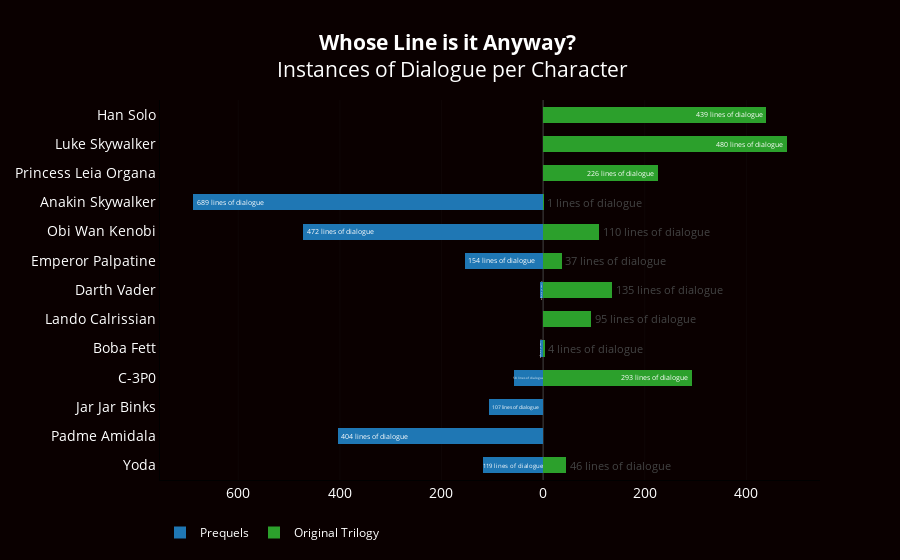

Notebook cell for this chart:
### Markdown cell above
And now again in plotly.

### Code cell
trace5 = go.Bar(
    name = 'Prequels',
    hoverinfo = 'text',
    y = [(x[12:]) for x in labels2],
    x = -1*Prequels_Dialogue_Count,
    orientation = 'h',
    text = [str(x) + ' lines of dialogue' for x in Prequels_Dialogue_Count],
    opacity=1,
    width=.55,
    
)

trace6 = go.Bar(
    name = 'base',
    hoverinfo = 'none',
    y = [(x[12:]) for x in labels2],
    x = Prequels_Dialogue_Count,
    orientation = 'h',
    opacity=0,
    width=.55,
    showlegend=False,
    
)

trace7 = go.Bar(
    name = 'Original Trilogy',
    hoverinfo = 'text',
    y = [(x[12:]) for x in labels2],
    x = OT_Dialogue_Count,
    orientation = 'h',
    text = [str(x) + ' lines of dialogue' for x in OT_Dialogue_Count],
    opacity=1,
    width=.55,
)

data2 = [trace5, trace6, trace7]
layout = go.Layout(
    barmode='stack',
    yaxis=dict(autorange='reversed', tickfont=dict(family='open sans', size=14,color='rgb(255,255,255)'), linecolor ='rgb(0,0,0)', linewidth=0 ), 
    title='<b>Whose Line is it Anyway?</b> <br> Instances of Dialogue per Character',
    titlefont =dict(color='rgb(255,255,255)', 
                   size =21,
                   family = 'open sans'),          
    plot_bgcolor='rgba(10, 0, 0, 1)',
    paper_bgcolor ='rgba(10, 0, 0, 1)',
    margin=dict(l=160), 
    annotations=[ ],
    legend=dict(orientation = 'h', font=dict(color='rgb(255,255,255)'), traceorder = 'normal'),
    xaxis=dict(tickvals = [-600,-400,-200,0,200,400],tickmode="array", ticktext = [600,400,200,0,200,400], tickfont=dict(family='open sans', size=14,color='rgb(255,255,255)'), linecolor ='rgb(0,0,0)', linewidth=0),
)

fig = go.Figure(data=data2, layout=layout)
iplot(fig)

### Figure 1 — Plotly figure (JSON) as saved in the notebook; plotly's stock layout.template omitted (floating-point values rounded to 4 significant figures)
{"data": [{"hoverinfo": "text", "name": "Prequels", "opacity": 1, "orientation": "h", "text": ["0 lines of dialogue", "0 lines of dialogue", "0 lines of dialogue", "689 lines of dialogue", "472 lines of dialogue", "154 lines of dialogue", "6 lines of dialogue", "0 lines of dialogue", "7 lines of dialogue", "58 lines of dialogue", "107 lines of dialogue", "404 lines of dialogue", "119 lines of dialogue"], "type": "bar", "width": 0.55, "x": [0, 0, 0, -689, -472, -154, -6, 0, -7, -58, -107, -404, -119], "y": ["Han Solo", "Luke Skywalker", "Princess Leia Organa", "Anakin Skywalker", "Obi Wan Kenobi", "Emperor Palpatine", "Darth Vader", "Lando Calrissian", "Boba Fett", "C-3P0", "Jar Jar Binks", "Padme Amidala", "Yoda"]}, {"hoverinfo": "none", "name": "base", "opacity": 0, "orientation": "h", "showlegend": false, "type": "bar", "width": 0.55, "x": [0, 0, 0, 689, 472, 154, 6, 0, 7, 58, 107, 404, 119], "y": ["Han Solo", "Luke Skywalker", "Princess Leia Organa", "Anakin Skywalker", "Obi Wan Kenobi", "Emperor Palpatine", "Darth Vader", "Lando Calrissian", "Boba Fett", "C-3P0", "Jar Jar Binks", "Padme Amidala", "Yoda"]}, {"hoverinfo": "text", "name": "Original Trilogy", "opacity": 1, "orientation": "h", "text": ["439 lines of dialogue", "480 lines of dialogue", "226 lines of dialogue", "1 lines of dialogue", "110 lines of dialogue", "37 lines of dialogue", "135 lines of dialogue", "95 lines of dialogue", "4 lines of dialogue", "293 lines of dialogue", "0 lines of dialogue", "0 lines of dialogue", "46 lines of dialogue"], "type": "bar", "width": 0.55, "x": [439, 480, 226, 1, 110, 37, 135, 95, 4, 293, 0, 0, 46], "y": ["Han Solo", "Luke Skywalker", "Princess Leia Organa", "Anakin Skywalker", "Obi Wan Kenobi", "Emperor Palpatine", "Darth Vader", "Lando Calrissian", "Boba Fett", "C-3P0", "Jar Jar Binks", "Padme Amidala", "Yoda"]}], "layout": {"annotations": [], "barmode": "stack", "legend": {"font": {"color": "rgb(255,255,255)"}, "orientation": "h", "traceorder": "normal"}, "margin": {"l": 160}, "paper_bgcolor": "rgba(10, 0, 0, 1)", "plot_bgcolor": "rgba(10, 0, 0, 1)", "title": "<b>Whose Line is it Anyway?</b> <br> Instances of Dialogue per Character", "titlefont": {"color": "rgb(255,255,255)", "family": "open sans", "size": 21}, "xaxis": {"linecolor": "rgb(0,0,0)", "linewidth": 0, "tickfont": {"color": "rgb(255,255,255)", "family": "open sans", "size": 14}, "tickmode": "array", "ticktext": [600, 400, 200, 0, 200, 400], "tickvals": [-600, -400, -200, 0, 200, 400]}, "yaxis": {"autorange": "reversed", "linecolor": "rgb(0,0,0)", "linewidth": 0, "tickfont": {"color": "rgb(255,255,255)", "family": "open sans", "size": 14}}}}
